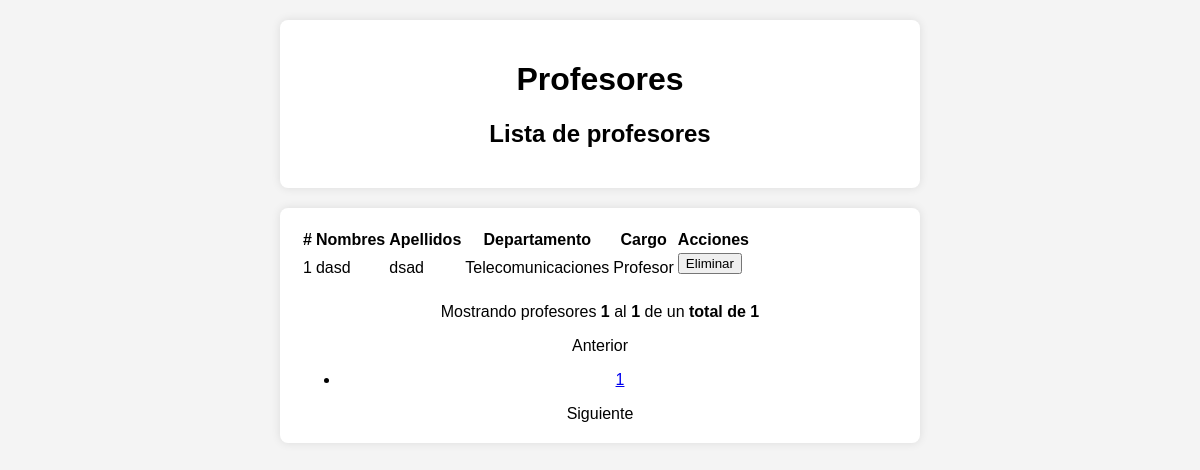
The page /vistas/profesor_list.php on the database its author committed.
### tables this page shows
CREATE TABLE `profesores` (
  `profesor_id` int(10) NOT NULL AUTO_INCREMENT,
  `profesor_nombre` varchar(40) NOT NULL,
  `profesor_apellido` varchar(40) NOT NULL,
  `profesor_cargo` varchar(50) NOT NULL,
  `profesor_departamento` varchar(50) NOT NULL,
  `profesor_cedula` varchar(20) NOT NULL,
  `usuario_id` int(10) NOT NULL,
  PRIMARY KEY (`profesor_id`),
  UNIQUE KEY `profesor_cedula` (`profesor_cedula`)
);

### php/profesor_lista.php (the view, shortened to what this page needs)
<?php
require_once "./php/main.php";
if(!isset($_GET['page'])){
    $pagina=1;
}else{
    $pagina=(int) $_GET['page'];
    if($pagina<=1){
        $pagina=1;
    }
}
$inicio = ($pagina > 0) ? (($pagina * $registros) - $registros) : 0;
$tabla = "";
if (isset($busqueda) && $busqueda != "") {
    $consulta_datos = "SELECT * FROM profesores WHERE (profesor_nombre LIKE '%$busqueda%' OR profesor_apellido LIKE '%$busqueda%' OR profesor_departamento LIKE '%$busqueda%' OR profesor_cargo LIKE '%$busqueda%') ORDER BY profesor_nombre ASC LIMIT $inicio,$registros";
    $consulta_total = "SELECT COUNT(profesor_id) FROM profesores WHERE (profesor_nombre LIKE '%$busqueda%' OR profesor_apellido LIKE '%$busqueda%' OR profesor_departamento LIKE '%$busqueda%' OR profesor_cargo LIKE '%$busqueda%')";
} else {
    $consulta_datos = "SELECT * FROM profesores ORDER BY profesor_nombre ASC LIMIT $inicio,$registros";
    $consulta_total = "SELECT COUNT(profesor_id) FROM profesores";
}
$conexion = conexion();
$datos = $conexion->query($consulta_datos);
$datos = $datos->fetchAll();
$total = $conexion->query($consulta_total);
$total = (int) $total->fetchColumn();
$Npaginas = ceil($total / $registros);
$tabla .= '
<div class="table-container">
    <table class="table is-bordered is-striped is-narrow is-hoverable is-fullwidth">
        <thead>
            <tr class="has-text-centered">
                <th>#</th>
                <th>Nombres</th>
                <th>Apellidos</th>
                <th>Departamento</th>
                <th>Cargo</th>
                <th>Acciones</th>
            </tr>
        </thead>
        <tbody>
';
if ($total >= 1 && $pagina <= $Npaginas) {
    $contador = $inicio + 1;
    $pag_inicio = $inicio + 1;
    foreach ($datos as $rows) {
        $tabla .= '
            <tr class="has-text-centered" >
                <td>' . $contador . '</td>
                <td>' . $rows['profesor_nombre'] . '</td>
                <td>' . $rows['profesor_apellido'] . '</td>
                <td>' . $rows['profesor_departamento'] . '</td>
                <td>' . $rows['profesor_cargo'] . '</td>
                <td>
                    <button onclick="confirmarEliminar(' . $rows['profesor_id'] . ')" class="button is-danger is-rounded">Eliminar</button>
                </td>
            </tr>
        ';
        $contador++;
    }
    $pag_final = $contador - 1;
}
$tabla .= '</tbody></table></div>';
if ($total > 0 && $pagina <= $Npaginas) {
    $tabla .= '<p class="has-text-right">Mostrando profesores <strong>' . $pag_inicio . '</strong> al <strong>' . $pag_final . '</strong> de un <strong>total de ' . $total . '</strong></p>';
}
echo $tabla;
if ($total >= 1 && $pagina <= $Npaginas) {
    echo paginador_tablas($pagina, $Npaginas, $url, 7);
}
?>

### vistas/profesor_list.php (style rules this page uses)
.select, .input, .button { margin-bottom: 10px; }

### rows shown on the page
profesores: profesor_nombre "dasd", profesor_apellido "dsad", profesor_departamento "Telecomunicaciones", profesor_cargo "Profesor"

### other values the page prints
$pag_inicio "1"
$pag_final "1"
$total "1"
